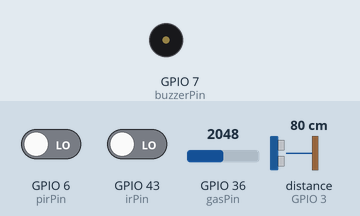
Simulated run of this sketch. Board: ESP32. Parts: buzzer (waves = sounding, pin HIGH). Wiring (inferred from the names in the program): ultrasonic range finder: trigger GPIO 2; echo GPIO 3. The inputs (shaded band) are chosen by the test bench; at power-on: GPIO 36 (gasPin) = 2048, distance to the obstacle (sensor on GPIO 3) 80 cm, GPIO 6 (pirPin) LOW, GPIO 43 (irPin) LOW. The echo pulse lasts 58.3 µs per cm; WiFi joins after 1.5 s; servers stay silent unless stated; pins used as bus, display or sensor lines are not drawn; what the sketch prints to the serial monitor is not drawn.

Above: at 3.0 s.
3.1 s: GPIO 36 (gasPin) set to 441
6.8 s: GPIO 36 (gasPin) set to 378
At 7.8 s:
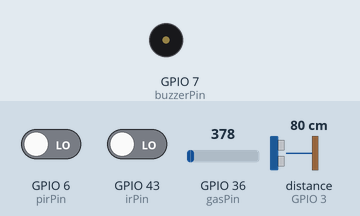
10.5 s: distance to the obstacle (sensor on GPIO 3) set to 54 cm
14.2 s: distance to the obstacle (sensor on GPIO 3) set to 47 cm
At 14.9 s:
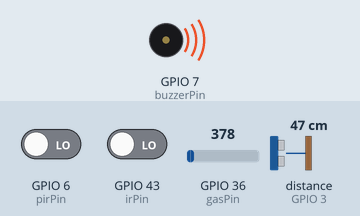
21.6 s: distance to the obstacle (sensor on GPIO 3) set to 60 cm
At 22.1 s:
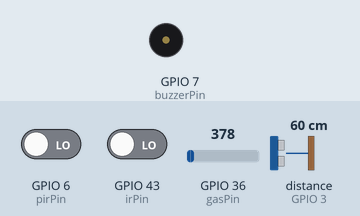
25.3 s: distance to the obstacle (sensor on GPIO 3) set to 2 cm
At 26.1 s:
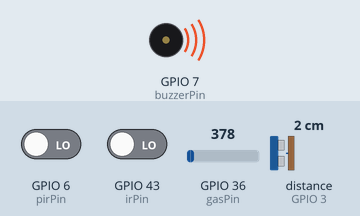
Timing chart, 0 to 33.5 s (numbered marks = the images above; inputs shaded):
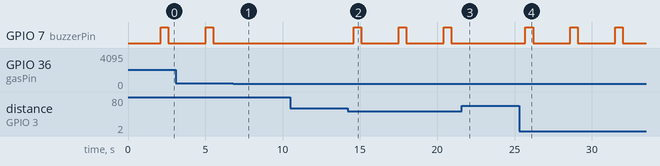

The sketch:

Esp2.ino
```cpp
#include <WiFi.h>
#include <UniversalTelegramBot.h>
#include <ArduinoJson.h>

// Wi-Fi Credentials
const char* ssid = "YOUR_WIFI_SSID";
const char* password = "YOUR_WIFI_PASSWORD";

// Telegram Bot Token and Group Chat ID
const char* botToken = "YOUR_BOT_TOKEN";
const char* chatID = "YOUR_GROUP_CHAT_ID";

// Initialize Wi-Fi and Bot
WiFiClientSecure client;
UniversalTelegramBot bot(botToken, client);

// Sensor Pins
const int trigPin = D1; // Ultrasonic sensor Trig
const int echoPin = D2; // Ultrasonic sensor Echo
const int pirPin = D5;  // PIR motion sensor
const int irPin = D6;   // IR sensor
const int gasPin = A0;  // Gas sensor (Analog pin)
const int buzzerPin = D8;

// Thresholds
const int gasThreshold = 400; // Adjust based on your sensor's readings

// Variables
long duration;
int distance;
int gasValue;

void setup() {
  Serial.begin(115200);
  pinMode(trigPin, OUTPUT);
  pinMode(echoPin, INPUT);
  pinMode(pirPin, INPUT);
  pinMode(irPin, INPUT);
  pinMode(buzzerPin, OUTPUT);

  // Connect to Wi-Fi
  WiFi.begin(ssid, password);
  Serial.print("Connecting to Wi-Fi");
  while (WiFi.status() != WL_CONNECTED) {
    delay(500);
    Serial.print(".");
  }
  Serial.println("\nConnected to Wi-Fi!");
  client.setInsecure();
  bot.sendMessage(chatID, "ESP8266 Security System is Online!", "");
}

void loop() {
  // Ultrasonic Sensor
  digitalWrite(trigPin, LOW);
  delayMicroseconds(2);
  digitalWrite(trigPin, HIGH);
  delayMicroseconds(10);
  digitalWrite(trigPin, LOW);
  duration = pulseIn(echoPin, HIGH);
  distance = duration * 0.034 / 2;

  if (distance < 50) { // Object detected within 50 cm
    bot.sendMessage(chatID, "🚨 Ultrasonic Alert: Object detected within 50 cm!", "");
    activateBuzzer();
    delay(2000); // Avoid spamming
  }

  // PIR Motion Sensor
  if (digitalRead(pirPin) == HIGH) {
    bot.sendMessage(chatID, "🚨 Motion Detected!", "");
    activateBuzzer();
    delay(2000);
  }

  // IR Sensor
  if (digitalRead(irPin) == HIGH) {
    bot.sendMessage(chatID, "🚨 IR Sensor Alert: Object detected!", "");
    activateBuzzer();
    delay(2000);
  }

  // Gas Sensor
  gasValue = analogRead(gasPin);
  if (gasValue > gasThreshold) {
    bot.sendMessage(chatID, "🚨 Gas Leak Detected! Be cautious!", "");
    activateBuzzer();
    delay(2000);
  }

  delay(100); // Loop delay
}

void activateBuzzer() {
  digitalWrite(buzzerPin, HIGH);
  delay(500);
  digitalWrite(buzzerPin, LOW);
}
```

Measured:
- the behaviour switches between 51 and 50 cm on distance to the obstacle (sensor on GPIO 3) (found by bisection; images 1 and 2)
- after the input at 6.8 s, GPIO 7 (buzzerPin): stays LOW (without the input it goes to HIGH after 1.1 s)
- after the input at 10.5 s, every drawn part: stays the same
- after the input at 14.2 s, GPIO 7 (buzzerPin): alternates HIGH for 0.50 s and LOW for 2.4 s, starting after 0.40 s
- after the input at 21.6 s, GPIO 7 (buzzerPin): stays LOW (without the input it goes to HIGH after 1.7 s)
- after the input at 25.3 s, GPIO 7 (buzzerPin): alternates HIGH for 0.50 s and LOW for 2.4 s, starting after 0.40 s
